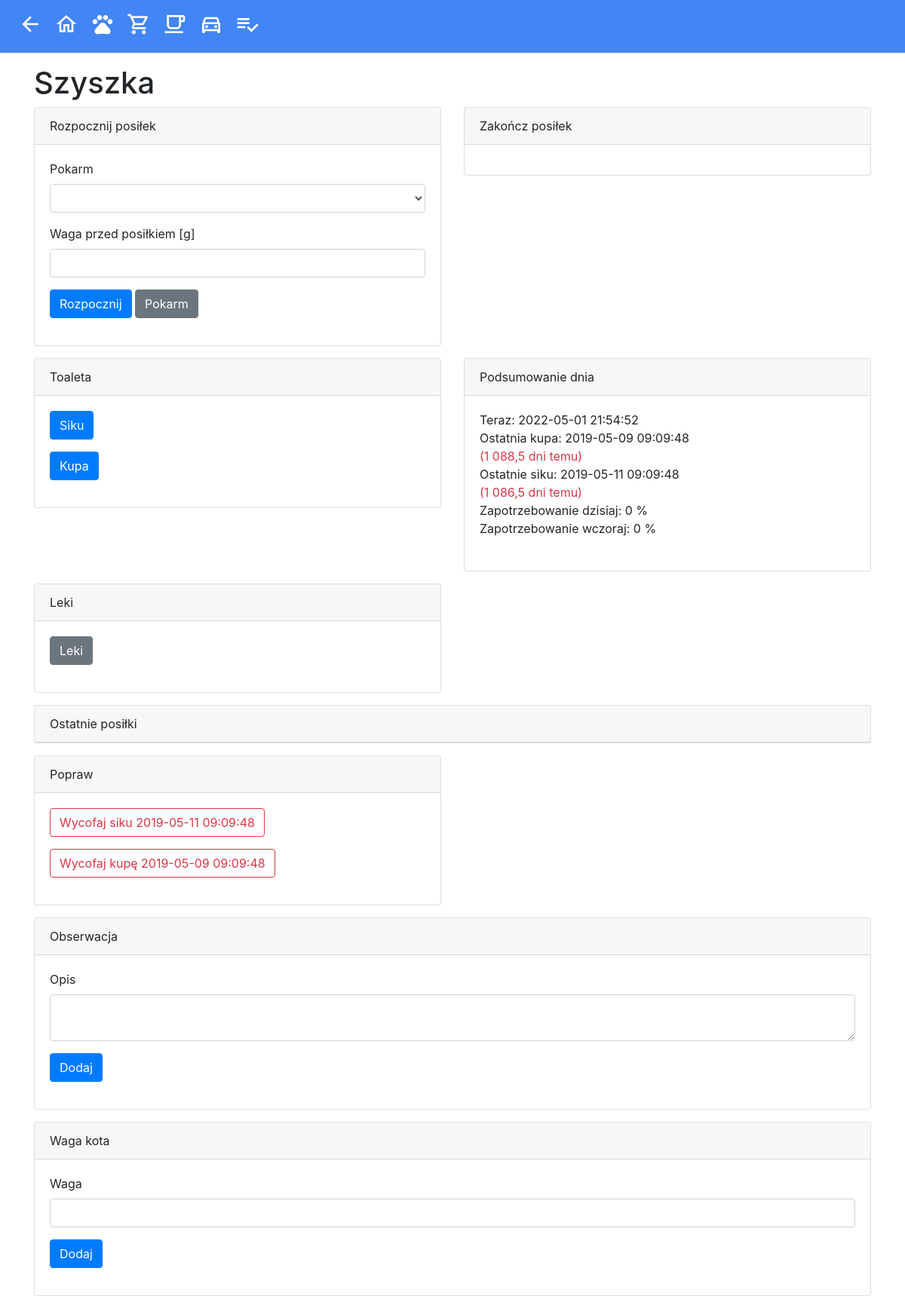
Screenshot of /src/CatFeeding/Views/cat.php?Id=1 with the database file from the repository.
### tables this page shows
create table cats
(
    id   tinyint unsigned not null primary key auto_increment,
    name varchar(50)      not null
);

create table poop
(
    id        smallint unsigned not null primary key auto_increment,
    cat_id    tinyint unsigned  not null,
    foreign key (cat_id) references cats (id),
    timestamp datetime          not null
);

create table pee
(
    id        smallint unsigned not null primary key auto_increment,
    cat_id    tinyint unsigned  not null,
    foreign key (cat_id) references cats (id),
    timestamp datetime          not null
);

### src/Configuration.php (called while the page is built, shortened)
<?php
$hostName = $_SERVER['HTTP_HOST'];
$baseUrl = "http://$hostName";

### src/Shared/Views/ViewUtils.php (called while the page is built, shortened)
<?php
$pdo = newPdo();
function newPdo()
{
    global $dsn, $user, $password;
    $pdo = new PDO($dsn, $user, $password);
    $pdo->query('SET NAMES utf8');
    $pdo->query('SET CHARACTER_SET utf8_unicode_ci');
    return $pdo;
}
function get($query, $params)
{
    global $pdo;
    $statement = $pdo->prepare($query);
    $statement->execute($params);
    return $statement->fetch();
}
function showInt($value)
{
    return number_format($value, 0, ',', ' ');
}
function showDecimal($value, $decimals)
{
    return number_format($value, $decimals, ',', ' ');
}
function showDate($value)
{
    return date('Y-m-d', $value);
}
function showDateTime($value)
{
    return date('Y-m-d H:i:s', $value);
}
$now = time();
function now()
{
    global $now;
    return showDateTime($now);
}
function today()
{
    global $now;
    return showDate($now);
}
function baseUrl()
{
    global $baseUrl;
    return $baseUrl;
}

### src/CatFeeding/Views/cat.php (the view, shortened to what this page needs)
<?php
include "../../Shared/Views/View.php";
$catId = intval($_REQUEST['Id']);
$cat = get('SELECT name FROM cats WHERE id = ?', [$catId]);
$catName = $cat['name'];
$yesterdayStart = showDateTime(strtotime(today() . '- 1 day + 4 hours'));
$todayStart = showDateTime(strtotime(today() . '+ 4 hours'));
$tomorrowStart = showDateTime(strtotime(today() . ' + 1 day + 4 hours'));
$lastPoop = get('select p.timestamp,
       timestampdiff(day, p.timestamp, ?) >= 3 as warning,
       timestampdiff(hour, p.timestamp, ?) / 24 as days
from poop p
where p.cat_id = ?
order by p.timestamp desc
limit 1', [now(), now(), $catId]);
$lastPee = get('select p.timestamp,
       timestampdiff(day, p.timestamp, ?) >= 1 as warning,
       timestampdiff(hour, p.timestamp, ?) / 24 as days
from pee p
where p.cat_id = ?
order by p.timestamp desc
limit 1', [now(), now(), $catId]);
$dailyDemand = get('select sum(meals.meal_weight / meals.daily_demand_weight * 100) as total
from (
         select m.start_weight,
                m.end_weight,
                m.start_weight - m.end_weight as meal_weight,
                (
                    select d.weight
                    from daily_demand d
                    where d.cat_id = m.cat_id
                      and d.food_id = m.food_id
                    order by d.timestamp desc
                    limit 1
                )                             as daily_demand_weight
         from meal m
         where m.cat_id = ?
           and m.start >= ? and m.start < ?
     ) meals', [$catId, $todayStart, $tomorrowStart]);
$yesterdayDemand = get('select sum(meals.meal_weight / meals.daily_demand_weight * 100) as total
from (
         select m.start_weight,
                m.end_weight,
                m.start_weight - m.end_weight as meal_weight,
                (
                    select d.weight
                    from daily_demand d
                    where d.cat_id = m.cat_id
                      and d.food_id = m.food_id
                    order by d.timestamp desc
                    limit 1
                )                             as daily_demand_weight
         from meal m
         where m.cat_id = ?
           and m.start >= ? and m.start < ?
     ) meals', [$catId, $yesterdayStart, $todayStart]);
?>
    <h1><?= $catName ?></h1>
    <div class="row">
        <div class="col-md-6">
            <div class="card mb-3">
                <div class="card-header">Rozpocznij posiłek</div>
                <div class="card-body">
                    <form action="../UseCases/StartMealUseCase.php" method="post">
                        <div class="form-group">
                            <label for="MealFoodId">Pokarm</label>
                            <select class="form-control" id="MealFoodId" name="FoodId">
                            </select>
                        </div>
                        <div class="form-group">
                            <label for="MealWeight">Waga przed posiłkiem [g]</label>
                            <input id="MealWeight" name="Weight" class="form-control" type="number" step="1" min="2"
                                   max="500" required/>
                        </div>
                        <div class="form-group">
                            <button class="btn btn-primary">Rozpocznij</button>
                            <a class="btn btn-secondary" href="food.php?Id=<?= $catId ?>">Pokarm</a>
                        </div>
                    </form>
                </div>
            </div>
        </div>
        <div class="col-md-6">
            <div class="card mb-3">
                <div class="card-header">Zakończ posiłek</div>
                <div class="card-body">
                </div>
            </div>
        </div>
    </div>
    <div class="row">
        <div class="col-md-6">
            <div class="card mb-3">
                <div class="card-header">Toaleta</div>
                <div class="card-body">
                    <form action="../UseCases/AddPeeUseCase.php" method="post">
                        <div class="form-group">
                            <button type="submit" class="btn btn-primary">Siku</button>
                        </div>
                    </form>
                    <form action="../UseCases/AddPoopUseCase.php" method="post">
                        <div class="form-group">
                            <button type="submit" class="btn btn-primary">Kupa</button>
                        </div>
                    </form>
                </div>
            </div>
        </div>
        <div class="col-md-6">
            <div class="card mb-3">
                <div class="card-header">Podsumowanie dnia</div>
                <div class="card-body">
                    Teraz: <?= now() ?><br/>
                    Ostatnia kupa:
                    <?= $lastPoop['timestamp'] ?><br/>
                    <span class="<?= $lastPoop['warning'] == 1 ? 'text-danger' : 'text-info' ?>">(<?= showDecimal($lastPoop['days'], 1) ?> dni temu)</span>
                    <br/>
                    Ostatnie siku: <?= $lastPee['timestamp'] ?><br/>
                    <span class="<?= $lastPee['warning'] == 1 ? 'text-danger' : 'text-info' ?>"> (<?= showDecimal($lastPee['days'], 1) ?> dni temu)</span>
                    <br/>
                    Zapotrzebowanie dzisiaj: <?= showInt($dailyDemand['total']); ?> %<br/>
                    Zapotrzebowanie wczoraj: <?= showInt($yesterdayDemand['total']); ?> %<br/>
                    <br/>
                </div>
            </div>
        </div>
    </div>
    <div class="row">
        <div class="col-md-6">
            <div class="card mb-3">
                <div class="card-header">Leki</div>
                <div class="card-body">
                    <div class="form-group">
                        <a href="medicine.php?Id=<?= $catId ?>" class="btn btn-secondary">Leki</a>
                    </div>
                </div>
            </div>
        </div>
    </div>
    <div class="card mb-3">
        <div class="card-header">Ostatnie posiłki</div>
    </div>
    <div class="row">
        <div class="col-md-6">
            <div class="card mb-3">
                <div class="card-header">Popraw</div>
                <div class="card-body">
                    <form action="../UseCases/RevertPeeUseCase.php" method="post">
                        <button type="submit" class="btn btn-outline-danger mb-3">
                            Wycofaj siku <?= $lastPee['timestamp'] ?></button>
                    </form>
                    <form action="../UseCases/RevertPoopUseCase.php" method="post">
                        <button type="submit" class="btn btn-outline-danger mb-3">
                            Wycofaj kupę <?= $lastPoop['timestamp'] ?></button>
                    </form>
                </div>
            </div>
        </div>
    </div>
    <div class="card mb-3">
        <div class="card-header">Obserwacja</div>
        <div class="card-body">
            <form action="../UseCases/AddObservationUseCase.php" method="post">
                <div class="form-group">
                    <label for="ObservationNotes">Opis</label>
                    <textarea id="ObservationNotes" name="Notes" class="form-control" required minlength="5"
                              maxlength="250"></textarea>
                </div>
                <div class="form-group">
                    <button type="submit" class="btn btn-primary">Dodaj</button>
                </div>
            </form>
        </div>
    </div>
    <div class="card mb-3">
        <div class="card-header">Waga kota</div>
        <div class="card-body">
            <form action="../UseCases/WeighCatUseCase.php" method="post">
                <div class="form-group">
                    <label for="Weight">Waga</label>
                    <input id="CatWeight" type="number" name="Weight" class="form-control" required min="2" step="0.01" max="5"></textarea>
                </div>
                <div class="form-group">
                    <button type="submit" class="btn btn-primary">Dodaj</button>
                </div>
            </form>
        </div>
    </div>
<?php
include '../../Shared/Views/Footer.php';

### src/Shared/Views/View.php (shortened to what this page needs)
<?php
include __DIR__ . '/../../Configuration.php';
include __DIR__ . '/ViewUtils.php';
?>
<!DOCTYPE html>
<html lang="pl">
<head>
    <link rel="stylesheet" href="<?= baseUrl() ?>/src/Shared/Views/jquery-ui.min.css">
    <link rel="stylesheet" href="<?= baseUrl() ?>/src/Shared/Views/bootstrap.min.css">
    <link rel="stylesheet" href="<?= baseUrl() ?>/src/Shared/Views/Chart.min.css">
    <link href="<?= baseUrl() ?>/src/Shared/Views/material-icons.css" rel="stylesheet">
    <link href="<?= baseUrl() ?>/src/Shared/Views/theme.css" rel="stylesheet">
</head>
<body>
<nav class="navbar navbar-expand navbar-light bg-light mb-3">
    <div class="collapse navbar-collapse" id="navbarSupportedContent">
        <ul class="navbar-nav mr-auto">
            <li class="nav-item">
                <a class="nav-link" title="Wstecz"
                   href="<?= isset($_SERVER['HTTP_REFERER']) ? $_SERVER['HTTP_REFERER'] : baseUrl() ?>"><i
                            class="material-icons-outlined">arrow_back</i></a>
            </li>
            <li class="nav-item">
                <a class="nav-link" title="Dom" href="<?= baseUrl() ?>/index.php"><i
                            class="material-icons-outlined">home</i></a>
            </li>
            <li class="nav-item">
                <a class="nav-link" title="Szyszka" href="<?= baseUrl() ?>/src/CatFeeding/Views/cat.php?Id=1"><i
                            class="material-icons-outlined">pets</i></a>
            </li>
            <li class="nav-item">
                <a class="nav-link" title="Zakupy" href="<?= baseUrl() ?>/src/Shopping/Views/expenses.php"><i
                            class="material-icons-outlined">local_grocery_store</i></a>
            </li>
            <li class="nav-item">
                <a class="nav-link" title="Kawa" href="<?= baseUrl() ?>/src/Coffee/Views/coffee.php"><i
                            class="material-icons-outlined">local_cafe</i></a>
            </li>
            <li class="nav-item">
                <a class="nav-link" title="Golf" href="<?= baseUrl() ?>/src/CarMaintenance/Views/car.php?Id=1"><i
                            class="material-icons-outlined">directions_car</i></a>
            </li>
            <li class="nav-item">
                <a class="nav-link" title="Zadania Łukasz"
                   href="<?= baseUrl() ?>/src/ToDo/Views/edit.php?name=Łukasz"><i
                            class="material-icons-outlined">playlist_add_check</i></a>
            </li>
        </ul>
    </div>
</nav>
<div class="container">

### src/Shared/Views/Footer.php (shortened to what this page needs)
<?php
include_once __DIR__ . '/View.php';
?>
<?php
echo '</div>
</body>
</html>';

### src/Shared/Views/theme.css (style rules this page uses)
.navbar { background-color: #4285f4 !important; }
.nav-link { color: white !important; }

### rows the page displays
cats: name "Szyszka"
poop: timestamp "2019-05-09 09:09:48"
pee: timestamp "2019-05-11 09:09:48"

### other values shown
showDecimal($lastPoop['days'], 1) "1 088,5"
showDecimal($lastPee['days'], 1) "1 086,5"
showInt($dailyDemand['total']) "0"
showInt($yesterdayDemand['total']) "0"
